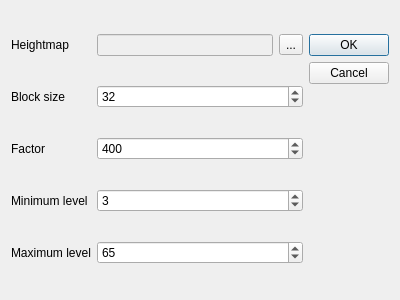
<?xml version="1.0" encoding="UTF-8"?>
<ui version="4.0">
 <class>HeightmapDialog</class>
 <widget class="QDialog" name="HeightmapDialog">
  <property name="geometry">
   <rect>
    <x>0</x>
    <y>0</y>
    <width>400</width>
    <height>300</height>
   </rect>
  </property>
  <property name="windowTitle">
   <string>Dialog</string>
  </property>
  <layout class="QGridLayout" name="gridLayout">
   <item row="1" column="0">
    <widget class="QLabel" name="labelName_2">
     <property name="text">
      <string>Block size</string>
     </property>
    </widget>
   </item>
   <item row="2" column="0">
    <widget class="QLabel" name="labelName_3">
     <property name="text">
      <string>Factor</string>
     </property>
    </widget>
   </item>
   <item row="4" column="0">
    <widget class="QLabel" name="labelName_5">
     <property name="text">
      <string>Maximum level</string>
     </property>
    </widget>
   </item>
   <item row="1" column="1" colspan="2">
    <widget class="QSpinBox" name="blockSize">
     <property name="maximum">
      <number>9999</number>
     </property>
     <property name="value">
      <number>32</number>
     </property>
    </widget>
   </item>
   <item row="0" column="1">
    <widget class="QLineEdit" name="heightmapFile">
     <property name="enabled">
      <bool>false</bool>
     </property>
    </widget>
   </item>
   <item row="0" column="2">
    <widget class="QToolButton" name="pickHeightmapFile">
     <property name="text">
      <string>...</string>
     </property>
    </widget>
   </item>
   <item row="0" column="3" rowspan="5">
    <widget class="QDialogButtonBox" name="buttonBox">
     <property name="orientation">
      <enum>Qt::Vertical</enum>
     </property>
     <property name="standardButtons">
      <set>QDialogButtonBox::Cancel|QDialogButtonBox::Ok</set>
     </property>
    </widget>
   </item>
   <item row="3" column="0">
    <widget class="QLabel" name="labelName_4">
     <property name="text">
      <string>Minimum level</string>
     </property>
    </widget>
   </item>
   <item row="2" column="1" colspan="2">
    <widget class="QSpinBox" name="factor">
     <property name="maximum">
      <number>9999</number>
     </property>
     <property name="value">
      <number>400</number>
     </property>
    </widget>
   </item>
   <item row="3" column="1" colspan="2">
    <widget class="QSpinBox" name="minimumLevel">
     <property name="maximum">
      <number>9999</number>
     </property>
     <property name="value">
      <number>3</number>
     </property>
    </widget>
   </item>
   <item row="0" column="0">
    <widget class="QLabel" name="labelName">
     <property name="text">
      <string>Heightmap</string>
     </property>
    </widget>
   </item>
   <item row="4" column="1" colspan="2">
    <widget class="QSpinBox" name="maximumLevel">
     <property name="maximum">
      <number>9999</number>
     </property>
     <property name="value">
      <number>65</number>
     </property>
    </widget>
   </item>
  </layout>
 </widget>
 <resources/>
 <connections>
  <connection>
   <sender>buttonBox</sender>
   <signal>accepted()</signal>
   <receiver>HeightmapDialog</receiver>
   <slot>accept()</slot>
   <hints>
    <hint type="sourcelabel">
     <x>248</x>
     <y>254</y>
    </hint>
    <hint type="destinationlabel">
     <x>157</x>
     <y>274</y>
    </hint>
   </hints>
  </connection>
  <connection>
   <sender>buttonBox</sender>
   <signal>rejected()</signal>
   <receiver>HeightmapDialog</receiver>
   <slot>reject()</slot>
   <hints>
    <hint type="sourcelabel">
     <x>316</x>
     <y>260</y>
    </hint>
    <hint type="destinationlabel">
     <x>286</x>
     <y>274</y>
    </hint>
   </hints>
  </connection>
 </connections>
</ui>
